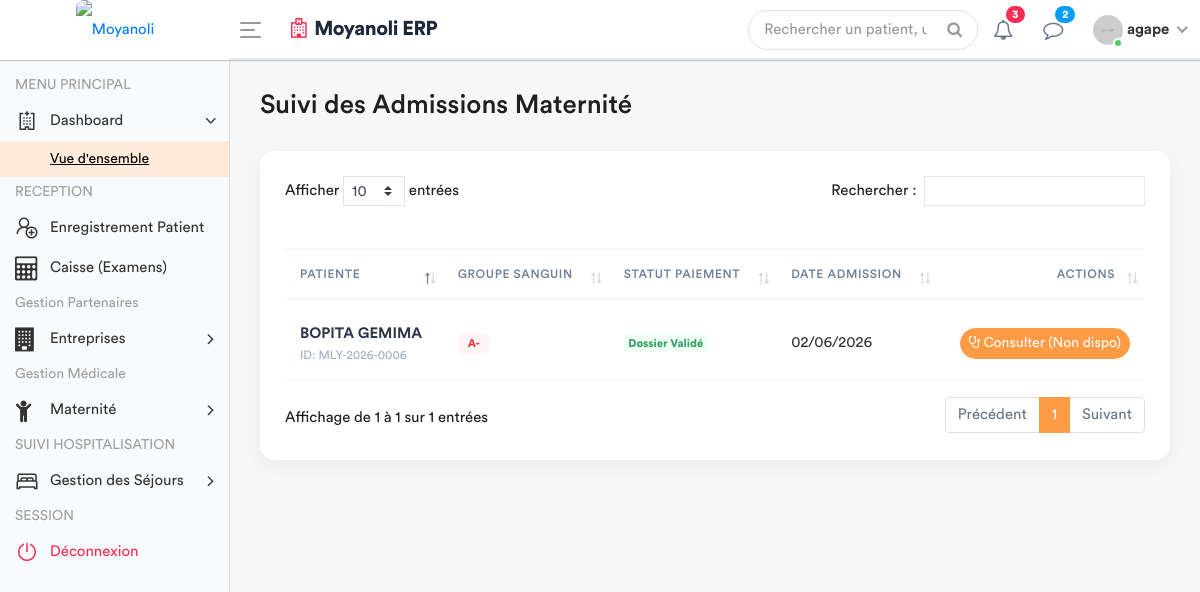
Page /maternite/liste/ (signed in) on the earlier database version.
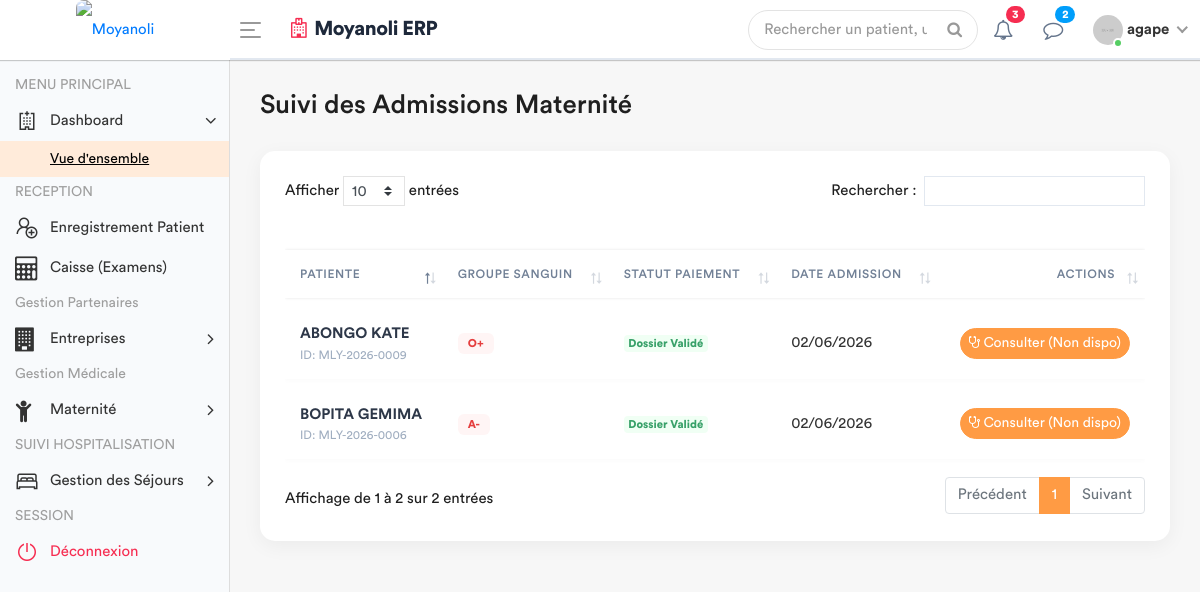
Same page on the later database version.
### apps/models.py (models this page shows, shortened)
class Maternite(models.Model):
    GROUPE_SANGUIN_CHOICES = [
        ('A+', 'A+'), ('A-', 'A-'),
        ('B+', 'B+'), ('B-', 'B-'),
        ('AB+', 'AB+'), ('AB-', 'AB-'),
        ('O+', 'O+'), ('O-', 'O-'),
    ]
    patient = models.ForeignKey(Patient, on_delete=models.CASCADE, related_name='dossiers_maternite')
    date_admission = models.DateTimeField(auto_now_add=True)
    terme_prevu = models.DateField()
    groupe_sanguin = models.CharField(
        max_length=3,
        choices=GROUPE_SANGUIN_CHOICES,
        default='O+'
    )
    enregistre_par = models.ForeignKey(settings.AUTH_USER_MODEL, on_delete=models.SET_NULL, null=True)
    est_paye = models.BooleanField(default=False, verbose_name="Frais d'ouverture réglés")

class Patient(models.Model):
    code_patient = models.CharField(max_length=20, unique=True, editable=False)
    noms = models.CharField(max_length=100)
    service = models.ForeignKey('Service', on_delete=models.PROTECT, related_name='patients', null=True)
    sexe = models.CharField(max_length=1, choices=[('M', 'Masculin'), ('F', 'Féminin')])
    age = models.CharField(max_length=30)
    adresse = models.TextField()
    telephone = models.CharField(max_length=20)
    fiche_payee = models.BooleanField(default=False) # Pour le 1er passage
    created_by = models.ForeignKey(User, on_delete=models.SET_NULL, null=True, related_name='patients_crees')
    date_creation = models.DateTimeField(auto_now_add=True)
    date_modification = models.DateTimeField(auto_now=True)

### apps/views.py (the view)
# urls.py: path('maternite/liste/', views.liste_admissions_maternite, name='liste_admissions_maternite'),
@login_required
def liste_admissions_maternite(request):
    admissions = Maternite.objects.all().order_by('-date_admission')
    role = Fonction.objects.filter(userKey=request.user).first()
    fonctionKey = role.fonctionKey.roleName if role and role.fonctionKey else None
    context = {
        'admissions': admissions,
        'segment': 'liste_maternite' ,
        'fonctionKey' : fonctionKey
    }
    return render(request, 'back-end/maternite/liste_maternite.html', context)

### apps/templates/back-end/maternite/liste_maternite.html (shortened to what the changed rows need)
<!DOCTYPE html>
{% load static %}
<html lang="fr">
<head>
    {% include 'back-end/includes/css.html' %}
</head>
<body>
    <div class="main-wrapper">
        <div class="page-wrapper">
            <div class="content container-fluid">
                <div class="row">
                    <div class="col-md-12">
                        <div class="table-container">
                            <div class="table-responsive">
                                <table class="table custom-table display" id="materniteTable">
                                    <thead>
                                        <tr>
                                            <th>Patiente</th>
                                            <th>Groupe Sanguin</th>
                                            <th>Statut Paiement</th>
                                            <th>Date Admission</th>
                                            <th class="text-right">Actions</th>
                                        </tr>
                                    </thead>
                                    <tbody>
                                        {% for item in admissions %}
                                        <tr>
                                            <td>
                                                <div style="font-weight: 600; color: #2d3748;">{{ item.patient.noms }}</div>
                                                <div style="font-size: 0.75rem; color: #a0aec0;">ID: {{ item.patient.code_patient }}</div>
                                            </td>
                                            <td><span class="badge badge-blood" style="padding: 5px 10px; border-radius: 6px;">{{ item.groupe_sanguin }}</span></td>
                                            <td>
                                                {% if item.est_paye %}
                                                    <span class="badge badge-paid">Dossier Validé</span>
                                                {% else %}
                                                    <span class="badge badge-unpaid">En attente de paiement</span>
                                                {% endif %}
                                            </td>
                                            <td>{{ item.date_admission|date:"d/m/Y" }}</td>
                                            <td class="text-right">
                                                {% if not item.est_paye %}
                                                    {% if fonctionKey == 'receptionniste'%}
                                                    <a href="{% url 'payer_dossier_maternite' item.id %}" class="btn btn-sm btn-success" style="border-radius: 20px;">
                                                        <i class="fa fa-money"></i> Valider Paiement
                                                    </a>
                                                    {%endif%}
                                                {% else %}
                                                <a href="#" class="btn btn-sm btn-primary" style="border-radius: 20px;">
    <i class="fa fa-stethoscope"></i> Consulter (Non dispo)
</a>
                                                {% endif %}
                                            </td>
                                        </tr>
                                        {% empty %}
                                        <tr>
                                            <td colspan="5" class="text-center text-muted">Aucune admission en maternité pour le moment.</td>
                                        </tr>
                                        {% endfor %}
                                    </tbody>
                                </table>
                            </div>
                        </div>
                    </div>
                </div>
            </div>
        </div>
    </div>
</body>
</html>

Differences in the rows shown:
added Maternite: patient.noms "ABONGO KATE", patient.code_patient "MLY-2026-0009", groupe_sanguin "O+", est_paye "Dossier Validé", date_admission "02/06/2026"
Other differences:
text written by a page script: "Afficher entrées Rechercher : Affichage de 1 à 1 sur 1 entrées Précédent 1 Suivant" → "Afficher entrées Rechercher : Affichage de 1 à 2 sur 2 entrées Précédent 1 Suivant"
